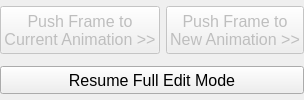
     <widget class="QFrame" name="Build_Control_Group">
      <property name="sizePolicy">
       <sizepolicy hsizetype="Preferred" vsizetype="Preferred">
        <horstretch>0</horstretch>
        <verstretch>0</verstretch>
       </sizepolicy>
      </property>
      <layout class="QVBoxLayout" name="verticalLayout_16">
       <property name="leftMargin">
        <number>0</number>
       </property>
       <property name="topMargin">
        <number>0</number>
       </property>
       <property name="rightMargin">
        <number>0</number>
       </property>
       <property name="bottomMargin">
        <number>0</number>
       </property>
       <item>
        <layout class="QHBoxLayout" name="horizontalLayout_8">
         <item>
          <widget class="QPushButton" name="Build_PB_Frame">
           <property name="enabled">
            <bool>false</bool>
           </property>
           <property name="minimumSize">
            <size>
             <width>0</width>
             <height>48</height>
            </size>
           </property>
           <property name="font">
            <font>
             <pointsize>12</pointsize>
            </font>
           </property>
           <property name="text">
            <string>Push Frame to
Current Animation &gt;&gt;</string>
           </property>
          </widget>
         </item>
         <item>
          <widget class="QPushButton" name="Build_PB_Anim">
           <property name="enabled">
            <bool>false</bool>
           </property>
           <property name="minimumSize">
            <size>
             <width>0</width>
             <height>48</height>
            </size>
           </property>
           <property name="font">
            <font>
             <pointsize>12</pointsize>
            </font>
           </property>
           <property name="text">
            <string>Push Frame to
New Animation &gt;&gt;</string>
           </property>
          </widget>
         </item>
        </layout>
       </item>
       <item>
        <widget class="QPushButton" name="Build_PB_Resume">
         <property name="minimumSize">
          <size>
           <width>250</width>
           <height>28</height>
          </size>
         </property>
         <property name="font">
          <font>
           <pointsize>12</pointsize>
          </font>
         </property>
         <property name="text">
          <string>Resume Full Edit Mode</string>
         </property>
        </widget>
       </item>
      </layout>
     </widget>
